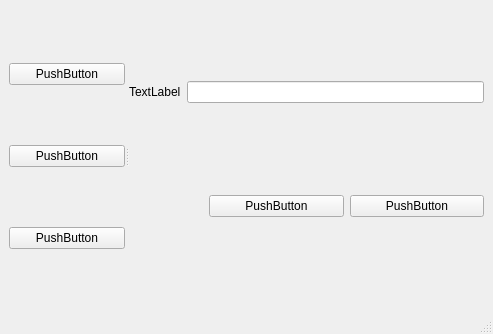
<?xml version="1.0" encoding="UTF-8"?>
<ui version="4.0">
 <class>MainWindow</class>
 <widget class="QMainWindow" name="MainWindow">
  <property name="geometry">
   <rect>
    <x>0</x>
    <y>0</y>
    <width>493</width>
    <height>334</height>
   </rect>
  </property>
  <property name="windowTitle">
   <string>MainWindow</string>
  </property>
  <widget class="QWidget" name="centralwidget">
   <layout class="QVBoxLayout" name="verticalLayout_3">
    <item>
     <widget class="QSplitter" name="splitter">
      <property name="orientation">
       <enum>Qt::Orientation::Horizontal</enum>
      </property>
      <widget class="QWidget" name="">
       <layout class="QVBoxLayout" name="verticalLayout_2">
        <item>
         <widget class="QPushButton" name="pushButton_3">
          <property name="text">
           <string>PushButton</string>
          </property>
         </widget>
        </item>
        <item>
         <widget class="QPushButton" name="pushButton_4">
          <property name="text">
           <string>PushButton</string>
          </property>
         </widget>
        </item>
        <item>
         <widget class="QPushButton" name="pushButton_5">
          <property name="text">
           <string>PushButton</string>
          </property>
         </widget>
        </item>
       </layout>
      </widget>
      <widget class="QWidget" name="">
       <layout class="QVBoxLayout" name="verticalLayout">
        <item>
         <layout class="QHBoxLayout" name="horizontalLayout">
          <item>
           <widget class="QLabel" name="label">
            <property name="text">
             <string>TextLabel</string>
            </property>
            <property name="buddy">
             <cstring>label</cstring>
            </property>
           </widget>
          </item>
          <item>
           <widget class="QLineEdit" name="lineEdit"/>
          </item>
         </layout>
        </item>
        <item>
         <layout class="QHBoxLayout" name="horizontalLayout_2">
          <item>
           <spacer name="horizontalSpacer">
            <property name="orientation">
             <enum>Qt::Orientation::Horizontal</enum>
            </property>
            <property name="sizeType">
             <enum>QSizePolicy::Policy::Preferred</enum>
            </property>
            <property name="sizeHint" stdset="0">
             <size>
              <width>80</width>
              <height>50</height>
             </size>
            </property>
           </spacer>
          </item>
          <item>
           <widget class="QPushButton" name="pushButton">
            <property name="text">
             <string>PushButton</string>
            </property>
           </widget>
          </item>
          <item>
           <widget class="QPushButton" name="pushButton_2">
            <property name="text">
             <string>PushButton</string>
            </property>
           </widget>
          </item>
         </layout>
        </item>
       </layout>
      </widget>
     </widget>
    </item>
   </layout>
  </widget>
  <widget class="QMenuBar" name="menubar">
   <property name="geometry">
    <rect>
     <x>0</x>
     <y>0</y>
     <width>493</width>
     <height>24</height>
    </rect>
   </property>
  </widget>
  <widget class="QStatusBar" name="statusbar"/>
 </widget>
 <resources/>
 <connections/>
</ui>
